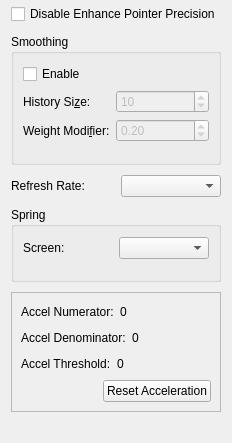
       <widget class="QWidget" name="mouseSettingsPage">
        <layout class="QVBoxLayout" name="verticalLayout_9">
         <property name="spacing">
          <number>10</number>
         </property>
         <property name="topMargin">
          <number>4</number>
         </property>
         <item>
          <widget class="QCheckBox" name="disableWindowsEnhancedPointCheckBox">
           <property name="toolTip">
            <string>Disable the &quot;Enhanced Pointer Precision&quot; Windows setting
while AntiMicroX-Delta is running. Disabling &quot;Enhanced Pointer Precision&quot;
will allow mouse movement within AntiMicroX-Delta to be more
precise.</string>
           </property>
           <property name="text">
            <string>Disable Enhance Pointer Precision</string>
           </property>
          </widget>
         </item>
         <item>
          <widget class="QGroupBox" name="groupBox">
           <property name="enabled">
            <bool>true</bool>
           </property>
           <property name="title">
            <string>Smoothing</string>
           </property>
           <layout class="QVBoxLayout" name="verticalLayout_7">
            <property name="topMargin">
             <number>10</number>
            </property>
            <property name="bottomMargin">
             <number>20</number>
            </property>
            <item>
             <widget class="QCheckBox" name="smoothingEnableCheckBox">
              <property name="text">
               <string>Enable</string>
              </property>
             </widget>
            </item>
            <item>
             <layout class="QFormLayout" name="formLayout">
              <item row="0" column="0">
               <widget class="QLabel" name="label_6">
                <property name="text">
                 <string>History Si&amp;ze:</string>
                </property>
                <property name="buddy">
                 <cstring>historySizeSpinBox</cstring>
                </property>
               </widget>
              </item>
              <item row="0" column="1">
               <widget class="QSpinBox" name="historySizeSpinBox">
                <property name="enabled">
                 <bool>false</bool>
                </property>
                <property name="minimum">
                 <number>1</number>
                </property>
                <property name="maximum">
                 <number>100</number>
                </property>
                <property name="value">
                 <number>10</number>
                </property>
               </widget>
              </item>
              <item row="1" column="0">
               <widget class="QLabel" name="label_7">
                <property name="text">
                 <string>Weight Modi&amp;fier:</string>
                </property>
                <property name="buddy">
                 <cstring>weightModifierDoubleSpinBox</cstring>
                </property>
               </widget>
              </item>
              <item row="1" column="1">
               <widget class="QDoubleSpinBox" name="weightModifierDoubleSpinBox">
                <property name="enabled">
                 <bool>false</bool>
                </property>
                <property name="maximum">
                 <double>1.000000000000000</double>
                </property>
                <property name="singleStep">
                 <double>0.100000000000000</double>
                </property>
                <property name="value">
                 <double>0.200000000000000</double>
                </property>
               </widget>
              </item>
             </layout>
            </item>
           </layout>
          </widget>
         </item>
         <item>
          <layout class="QHBoxLayout" name="horizontalLayout_10">
           <item>
            <widget class="QLabel" name="mouseRefreshRateLabel">
             <property name="text">
              <string>Refresh Rate:</string>
             </property>
            </widget>
           </item>
           <item>
            <widget class="QComboBox" name="mouseRefreshRateComboBox">
             <property name="toolTip">
              <string>The refresh rate is the amount of time that will elapse
in between mouse events. Please be cautious when
editing this setting as it will cause the program to use
more CPU power. Setting this value too low can cause
system instability. Please test the setting before using
it unattended.</string>
             </property>
            </widget>
           </item>
          </layout>
         </item>
         <item>
          <widget class="QGroupBox" name="springGroupBox">
           <property name="title">
            <string>Spring</string>
           </property>
           <layout class="QVBoxLayout" name="verticalLayout_8">
            <property name="topMargin">
             <number>10</number>
            </property>
            <property name="bottomMargin">
             <number>20</number>
            </property>
            <item>
             <layout class="QHBoxLayout" name="horizontalLayout_11">
              <item>
               <widget class="QLabel" name="springScreenLabel">
                <property name="text">
                 <string>Screen:</string>
                </property>
                <property name="buddy">
                 <cstring>springScreenComboBox</cstring>
                </property>
               </widget>
              </item>
              <item>
               <widget class="QComboBox" name="springScreenComboBox">
                <property name="toolTip">
                 <string>Utilize the specified screen for spring mode. On Linux, the
default is to use the primary screen. On Windows, the default
is to use all available screens.</string>
                </property>
               </widget>
              </item>
             </layout>
            </item>
           </layout>
          </widget>
         </item>
         <item>
          <widget class="QFrame" name="extraInfoFrame">
           <property name="frameShape">
            <enum>QFrame::Shape::StyledPanel</enum>
           </property>
           <property name="frameShadow">
            <enum>QFrame::Shadow::Raised</enum>
           </property>
           <layout class="QVBoxLayout" name="verticalLayout_10">
            <item>
             <layout class="QHBoxLayout" name="horizontalLayout_13">
              <property name="spacing">
               <number>6</number>
              </property>
              <item>
               <widget class="QLabel" name="accelNumTitleLabel">
                <property name="sizePolicy">
                 <sizepolicy hsizetype="Preferred" vsizetype="Preferred">
                  <horstretch>0</horstretch>
                  <verstretch>0</verstretch>
                 </sizepolicy>
                </property>
                <property name="text">
                 <string>Accel Numerator:</string>
                </property>
               </widget>
              </item>
              <item>
               <widget class="QLabel" name="accelNumLabel">
                <property name="sizePolicy">
                 <sizepolicy hsizetype="Preferred" vsizetype="Preferred">
                  <horstretch>0</horstretch>
                  <verstretch>0</verstretch>
                 </sizepolicy>
                </property>
                <property name="text">
                 <string>0</string>
                </property>
               </widget>
              </item>
              <item>
               <spacer name="horizontalSpacer_3">
                <property name="orientation">
                 <enum>Qt::Orientation::Horizontal</enum>
                </property>
                <property name="sizeHint" stdset="0">
                 <size>
                  <width>40</width>
                  <height>20</height>
                 </size>
                </property>
               </spacer>
              </item>
             </layout>
            </item>
            <item>
             <layout class="QHBoxLayout" name="horizontalLayout_15">
              <item>
               <widget class="QLabel" name="accelDenomTitleLabel">
                <property name="text">
                 <string>Accel Denominator:</string>
                </property>
               </widget>
              </item>
              <item>
               <widget class="QLabel" name="accelDenomLabel">
                <property name="text">
                 <string>0</string>
                </property>
               </widget>
              </item>
              <item>
               <spacer name="horizontalSpacer_4">
                <property name="orientation">
                 <enum>Qt::Orientation::Horizontal</enum>
                </property>
                <property name="sizeHint" stdset="0">
                 <size>
                  <width>40</width>
                  <height>20</height>
                 </size>
                </property>
               </spacer>
              </item>
             </layout>
            </item>
            <item>
             <layout class="QHBoxLayout" name="horizontalLayout_14">
              <item>
               <widget class="QLabel" name="accelThresTitleLabel">
                <property name="text">
                 <string>Accel Threshold:</string>
                </property>
               </widget>
              </item>
              <item>
               <widget class="QLabel" name="accelThresLabel">
                <property name="text">
                 <string>0</string>
                </property>
               </widget>
              </item>
              <item>
               <spacer name="horizontalSpacer_5">
                <property name="orientation">
                 <enum>Qt::Orientation::Horizontal</enum>
                </property>
                <property name="sizeHint" stdset="0">
                 <size>
                  <width>40</width>
                  <height>20</height>
                 </size>
                </property>
               </spacer>
              </item>
             </layout>
            </item>
            <item>
             <layout class="QHBoxLayout" name="horizontalLayout_16">
              <item>
               <spacer name="horizontalSpacer">
                <property name="orientation">
                 <enum>Qt::Orientation::Horizontal</enum>
                </property>
                <property name="sizeHint" stdset="0">
                 <size>
                  <width>40</width>
                  <height>20</height>
                 </size>
                </property>
               </spacer>
              </item>
              <item>
               <widget class="QPushButton" name="resetAccelPushButton">
                <property name="toolTip">
                 <string>If the acceleration values for the virtual mouse have been
changed by a different process, particularly when quitting
an older game, then you might want to reset the acceleration
values used by the virtual mouse.</string>
                </property>
                <property name="text">
                 <string>Reset Acceleration</string>
                </property>
               </widget>
              </item>
             </layout>
            </item>
           </layout>
          </widget>
         </item>
         <item>
          <spacer name="verticalSpacer_5">
           <property name="orientation">
            <enum>Qt::Orientation::Vertical</enum>
           </property>
           <property name="sizeHint" stdset="0">
            <size>
             <width>20</width>
             <height>20</height>
            </size>
           </property>
          </spacer>
         </item>
        </layout>
       </widget>
